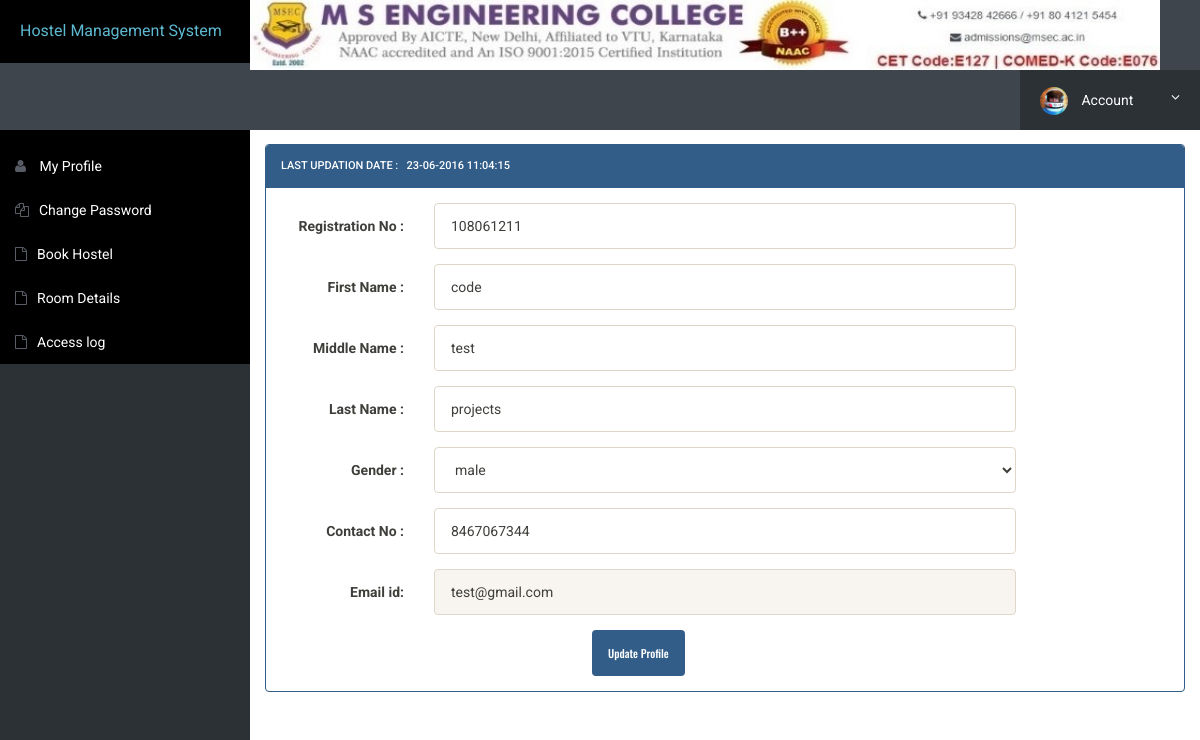
The page /my-profile.php (signed in) on the database its author committed.
### tables this page shows
CREATE TABLE IF NOT EXISTS `userregistration` (
  `id` int(11) NOT NULL,
  `regNo` varchar(255) NOT NULL,
  `firstName` varchar(255) NOT NULL,
  `middleName` varchar(255) NOT NULL,
  `lastName` varchar(255) NOT NULL,
  `gender` varchar(255) NOT NULL,
  `contactNo` bigint(20) NOT NULL,
  `email` varchar(255) NOT NULL,
  `password` varchar(255) NOT NULL,
  `regDate` timestamp NOT NULL DEFAULT CURRENT_TIMESTAMP,
  `updationDate` varchar(45) NOT NULL,
  `passUdateDate` varchar(45) NOT NULL
);

### my-profile.php (the view, shortened to what this page needs)
<?php
include('includes/config.php');
?>
<!doctype html>
<html lang="en" class="no-js">
<head>
	<link rel="stylesheet" href="css/font-awesome.min.css">
	<link rel="stylesheet" href="css/bootstrap.min.css">
	<link rel="stylesheet" href="css/dataTables.bootstrap.min.css">>
	<link rel="stylesheet" href="css/bootstrap-social.css">
	<link rel="stylesheet" href="css/bootstrap-select.css">
	<link rel="stylesheet" href="css/fileinput.min.css">
	<link rel="stylesheet" href="css/awesome-bootstrap-checkbox.css">
	<link rel="stylesheet" href="css/style.css">
</head>
<body>
	<?php include('includes/header.php');?>
	<div class="ts-main-content">
		<?php include('includes/sidebar.php');?>
		<div class="content-wrapper">
			<div class="container-fluid">
	<?php
$aid=$_SESSION['id'];
	$ret="select * from userregistration where id=?";
		$stmt= $mysqli->prepare($ret) ;
	 $stmt->bind_param('i',$aid);
	 $stmt->execute() ;
	 $res=$stmt->get_result();
	   while($row=$res->fetch_object())
	  {
	  	?>
				<div class="row">
					<div class="col-md-12">
						<h2 class="page-title"><?php echo $row->firstName;?>'s&nbsp;Profile </h2>
						<div class="row">
							<div class="col-md-12">
								<div class="panel panel-primary">
									<div class="panel-heading">
Last Updation date : &nbsp; <?php echo $row->updationDate;?>
</div>
<div class="panel-body">
<form method="post" action="" name="registration" class="form-horizontal" onSubmit="return valid();">
<div class="form-group">
<label class="col-sm-2 control-label"> Registration No : </label>
<div class="col-sm-8">
<input type="text" name="regno" id="regno"  class="form-control" required="required" value="<?php echo $row->regNo;?>" >
</div>
</div>
<div class="form-group">
<label class="col-sm-2 control-label">First Name : </label>
<div class="col-sm-8">
<input type="text" name="fname" id="fname"  class="form-control" value="<?php echo $row->firstName;?>"   required="required" >
</div>
</div>
<div class="form-group">
<label class="col-sm-2 control-label">Middle Name : </label>
<div class="col-sm-8">
<input type="text" name="mname" id="mname"  class="form-control" value="<?php echo $row->middleName;?>"  >
</div>
</div>
<div class="form-group">
<label class="col-sm-2 control-label">Last Name : </label>
<div class="col-sm-8">
<input type="text" name="lname" id="lname"  class="form-control" value="<?php echo $row->lastName;?>" required="required">
</div>
</div>
<div class="form-group">
<label class="col-sm-2 control-label">Gender : </label>
<div class="col-sm-8">
<select name="gender" class="form-control" required="required">
<option value="<?php echo $row->gender;?>"><?php echo $row->gender;?></option>
</select>
</div>
</div>
<div class="form-group">
<label class="col-sm-2 control-label">Contact No : </label>
<div class="col-sm-8">
<input type="text" name="contact" id="contact"  class="form-control" maxlength="10" value="<?php echo $row->contactNo;?>" required="required">
</div>
</div>
<div class="form-group">
<label class="col-sm-2 control-label">Email id: </label>
<div class="col-sm-8">
<input type="email" name="email" id="email"  class="form-control" value="<?php echo $row->email;?>" readonly>
</div>
</div>
<?php } ?>
<div class="col-sm-6 col-sm-offset-4">
<input type="submit" name="update" Value="Update Profile" class="btn btn-primary">
</div>
</form>
									</div>
									</div>
								</div>
							</div>
						</div>
							</div>
						</div>
					</div>
				</div>
</body>
</html>

### css/style.css (style rules this page uses)
html { font-size: 14px; }
@media only screen and (min-width: 480px) { html { font-size: 17px; } }
@media only screen and (min-width: 768px) { html { font-size: 14px; } }
body { font-size: 1em; }
.btn { font-family: 'Oswald', sans-serif; }
.panel { overflow: hidden; }
.btn { text-transform: none; }
.page-title { padding-bottom: 15px; margin-bottom: 20px; border-bottom: 1px solid #f0f0f0; }
.ts-main-content .content-wrapper { padding-top: 15px; margin-top: 20px; }
@media only screen and (min-width: 992px) { .ts-main-content .content-wrapper { margin-left: 250px; } }

### rows shown on the page
userregistration: updationDate "23-06-2016 11:04:15", regno "108061211", fname "code", mname "test", lname "projects", gender "male", contact "8467067344", email "test@gmail.com"
